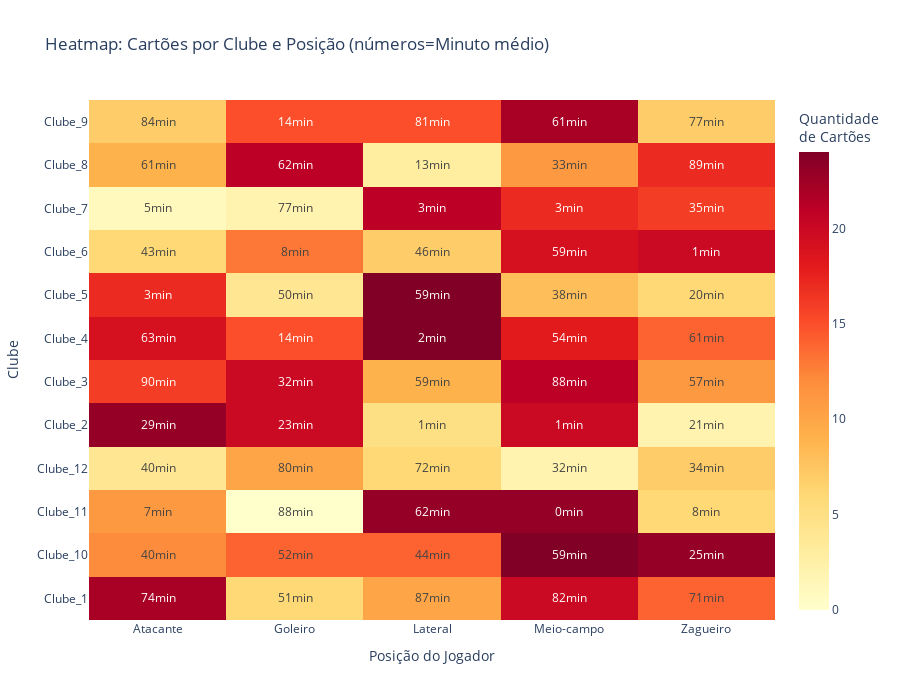

Notebook source saved alongside this figure:
### Code cell
import plotly.graph_objects as go
import pandas as pd
import numpy as np

# Dados agregados
np.random.seed(42)
clubes = [f'Clube_{i}' for i in range(1, 13)]
posicoes = ['Goleiro', 'Zagueiro', 'Meio-campo', 'Atacante', 'Lateral']

# Criar dados para cada combinação
data = []
for clube in clubes:
    for posicao in posicoes:
        cartoes = np.random.randint(0, 25)
        minuto = np.random.randint(0, 91)
        data.append({
            'Clube': clube,
            'Posicao': posicao,
            'Cartoes': cartoes,
            'Minuto': minuto
        })

df = pd.DataFrame(data)

# Criar matriz pivot
pivot_cartoes = df.pivot(index='Clube', columns='Posicao', values='Cartoes')
pivot_minutos = df.pivot(index='Clube', columns='Posicao', values='Minuto')

# Criar texto personalizado para hover
hover_text = []
for i in range(len(pivot_cartoes.index)):
    hover_row = []
    for j in range(len(pivot_cartoes.columns)):
        hover_row.append(
            f'Clube: {pivot_cartoes.index[i]}<br>' +
            f'Posição: {pivot_cartoes.columns[j]}<br>' +
            f'Cartões: {pivot_cartoes.iloc[i, j]}<br>' +
            f'Minuto médio: {pivot_minutos.iloc[i, j]}'
        )
    hover_text.append(hover_row)

# Criar heatmap com anotações
fig = go.Figure(data=go.Heatmap(
    z=pivot_cartoes.values,
    x=pivot_cartoes.columns,
    y=pivot_cartoes.index,
    colorscale='YlOrRd',
    text=pivot_minutos.values,
    texttemplate='%{text}min',
    hovertext=hover_text,
    hoverinfo='text',
    colorbar=dict(title='Quantidade<br>de Cartões')
))

fig.update_layout(
    title='Heatmap: Cartões por Clube e Posição (números=Minuto médio)',
    xaxis_title='Posição do Jogador',
    yaxis_title='Clube',
    height=700,
    width=900
)

fig.show()

### Figure 1 — Plotly figure (JSON) as saved in the notebook; plotly's stock layout.template omitted (floating-point values rounded to 4 significant figures)
{"data": [{"colorbar": {"title": {"text": "Quantidade<br>de Cartões"}}, "colorscale": [[0, "rgb(255,255,204)"], [0.125, "rgb(255,237,160)"], [0.25, "rgb(254,217,118)"], [0.375, "rgb(254,178,76)"], [0.5, "rgb(253,141,60)"], [0.625, "rgb(252,78,42)"], [0.75, "rgb(227,26,28)"], [0.875, "rgb(189,0,38)"], [1, "rgb(128,0,38)"]], "hoverinfo": "text", "hovertext": [["Clube: Clube_1<br>Posição: Atacante<br>Cartões: 22<br>Minuto médio: 74", "Clube: Clube_1<br>Posição: Goleiro<br>Cartões: 6<br>Minuto médio: 51", "Clube: Clube_1<br>Posição: Lateral<br>Cartões: 10<br>Minuto médio: 87", "Clube: Clube_1<br>Posição: Meio-campo<br>Cartões: 20<br>Minuto médio: 82", "Clube: Clube_1<br>Posição: Zagueiro<br>Cartões: 14<br>Minuto médio: 71"], ["Clube: Clube_10<br>Posição: Atacante<br>Cartões: 12<br>Minuto médio: 40", "Clube: Clube_10<br>Posição: Goleiro<br>Cartões: 14<br>Minuto médio: 52", "Clube: Clube_10<br>Posição: Lateral<br>Cartões: 14<br>Minuto médio: 44", "Clube: Clube_10<br>Posição: Meio-campo<br>Cartões: 24<br>Minuto médio: 59", "Clube: Clube_10<br>Posição: Zagueiro<br>Cartões: 23<br>Minuto médio: 25"], ["Clube: Clube_11<br>Posição: Atacante<br>Cartões: 11<br>Minuto médio: 7", "Clube: Clube_11<br>Posição: Goleiro<br>Cartões: 0<br>Minuto médio: 88", "Clube: Clube_11<br>Posição: Lateral<br>Cartões: 23<br>Minuto médio: 62", "Clube: Clube_11<br>Posição: Meio-campo<br>Cartões: 23<br>Minuto médio: 0", "Clube: Clube_11<br>Posição: Zagueiro<br>Cartões: 6<br>Minuto médio: 8"], ["Clube: Clube_12<br>Posição: Atacante<br>Cartões: 4<br>Minuto médio: 40", "Clube: Clube_12<br>Posição: Goleiro<br>Cartões: 10<br>Minuto médio: 80", "Clube: Clube_12<br>Posição: Lateral<br>Cartões: 6<br>Minuto médio: 72", "Clube: Clube_12<br>Posição: Meio-campo<br>Cartões: 2<br>Minuto médio: 32", "Clube: Clube_12<br>Posição: Zagueiro<br>Cartões: 7<br>Minuto médio: 34"], ["Clube: Clube_2<br>Posição: Atacante<br>Cartões: 23<br>Minuto médio: 29", "Clube: Clube_2<br>Posição: Goleiro<br>Cartões: 20<br>Minuto médio: 23", "Clube: Clube_2<br>Posição: Lateral<br>Cartões: 5<br>Minuto médio: 1", "Clube: Clube_2<br>Posição: Meio-campo<br>Cartões: 20<br>Minuto médio: 1", "Clube: Clube_2<br>Posição: Zagueiro<br>Cartões: 2<br>Minuto médio: 21"], ["Clube: Clube_3<br>Posição: Atacante<br>Cartões: 16<br>Minuto médio: 90", "Clube: Clube_3<br>Posição: Goleiro<br>Cartões: 20<br>Minuto médio: 32", "Clube: Clube_3<br>Posição: Lateral<br>Cartões: 9<br>Minuto médio: 59", "Clube: Clube_3<br>Posição: Meio-campo<br>Cartões: 21<br>Minuto médio: 88", "Clube: Clube_3<br>Posição: Zagueiro<br>Cartões: 11<br>Minuto médio: 57"], ["Clube: Clube_4<br>Posição: Atacante<br>Cartões: 19<br>Minuto médio: 63", "Clube: Clube_4<br>Posição: Goleiro<br>Cartões: 15<br>Minuto médio: 14", "Clube: Clube_4<br>Posição: Lateral<br>Cartões: 24<br>Minuto médio: 2", "Clube: Clube_4<br>Posição: Meio-campo<br>Cartões: 18<br>Minuto médio: 54", "Clube: Clube_4<br>Posição: Zagueiro<br>Cartões: 14<br>Minuto médio: 61"], ["Clube: Clube_5<br>Posição: Atacante<br>Cartões: 17<br>Minuto médio: 3", "Clube: Clube_5<br>Posição: Goleiro<br>Cartões: 4<br>Minuto médio: 50", "Clube: Clube_5<br>Posição: Lateral<br>Cartões: 24<br>Minuto médio: 59", "Clube: Clube_5<br>Posição: Meio-campo<br>Cartões: 8<br>Minuto médio: 38", "Clube: Clube_5<br>Posição: Zagueiro<br>Cartões: 6<br>Minuto médio: 20"], ["Clube: Clube_6<br>Posição: Atacante<br>Cartões: 6<br>Minuto médio: 43", "Clube: Clube_6<br>Posição: Goleiro<br>Cartões: 13<br>Minuto médio: 8", "Clube: Clube_6<br>Posição: Lateral<br>Cartões: 7<br>Minuto médio: 46", "Clube: Clube_6<br>Posição: Meio-campo<br>Cartões: 19<br>Minuto médio: 59", "Clube: Clube_6<br>Posição: Zagueiro<br>Cartões: 20<br>Minuto médio: 1"], ["Clube: Clube_7<br>Posição: Atacante<br>Cartões: 1<br>Minuto médio: 5", "Clube: Clube_7<br>Posição: Goleiro<br>Cartões: 2<br>Minuto médio: 77", "Clube: Clube_7<br>Posição: Lateral<br>Cartões: 21<br>Minuto médio: 3", "Clube: Clube_7<br>Posição: Meio-campo<br>Cartões: 17<br>Minuto médio: 3", "Clube: Clube_7<br>Posição: Zagueiro<br>Cartões: 16<br>Minuto médio: 35"], ["Clube: Clube_8<br>Posição: Atacante<br>Cartões: 9<br>Minuto médio: 61", "Clube: Clube_8<br>Posição: Goleiro<br>Cartões: 21<br>Minuto médio: 62", "Clube: Clube_8<br>Posição: Lateral<br>Cartões: 3<br>Minuto médio: 13", "Clube: Clube_8<br>Posição: Meio-campo<br>Cartões: 11<br>Minuto médio: 33", "Clube: Clube_8<br>Posição: Zagueiro<br>Cartões: 17<br>Minuto médio: 89"], ["Clube: Clube_9<br>Posição: Atacante<br>Cartões: 7<br>Minuto médio: 84", "Clube: Clube_9<br>Posição: Goleiro<br>Cartões: 15<br>Minuto médio: 14", "Clube: Clube_9<br>Posição: Lateral<br>Cartões: 15<br>Minuto médio: 81", "Clube: Clube_9<br>Posição: Meio-campo<br>Cartões: 22<br>Minuto médio: 61", "Clube: Clube_9<br>Posição: Zagueiro<br>Cartões: 7<br>Minuto médio: 77"]], "text": [[74, 51, 87, 82, 71], [40, 52, 44, 59, 25], [7, 88, 62, 0, 8], [40, 80, 72, 32, 34], [29, 23, 1, 1, 21], [90, 32, 59, 88, 57], [63, 14, 2, 54, 61], [3, 50, 59, 38, 20], [43, 8, 46, 59, 1], [5, 77, 3, 3, 35], [61, 62, 13, 33, 89], [84, 14, 81, 61, 77]], "texttemplate": "%{text}min", "type": "heatmap", "x": ["Atacante", "Goleiro", "Lateral", "Meio-campo", "Zagueiro"], "y": ["Clube_1", "Clube_10", "Clube_11", "Clube_12", "Clube_2", "Clube_3", "Clube_4", "Clube_5", "Clube_6", "Clube_7", "Clube_8", "Clube_9"], "z": [[22, 6, 10, 20, 14], [12, 14, 14, 24, 23], [11, 0, 23, 23, 6], [4, 10, 6, 2, 7], [23, 20, 5, 20, 2], [16, 20, 9, 21, 11], [19, 15, 24, 18, 14], [17, 4, 24, 8, 6], [6, 13, 7, 19, 20], [1, 2, 21, 17, 16], [9, 21, 3, 11, 17], [7, 15, 15, 22, 7]]}], "layout": {"height": 700, "title": {"text": "Heatmap: Cartões por Clube e Posição (números=Minuto médio)"}, "width": 900, "xaxis": {"title": {"text": "Posição do Jogador"}}, "yaxis": {"title": {"text": "Clube"}}}}
